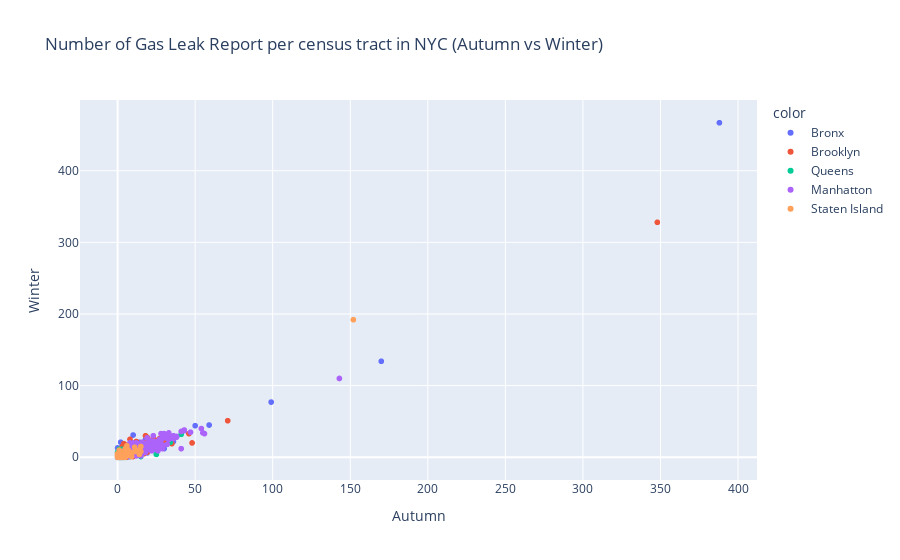

The code cell stored with this chart in its notebook:
### Code cell
px.scatter(Month_data, x="Autumn", y="Winter", color = boro[color],hover_data=['Geoid'],title = 'Number of Gas Leak Report per census tract in NYC (Autumn vs Winter)')

### Figure 1 — Plotly figure (JSON) as saved in the notebook; plotly's stock layout.template omitted (floating-point values rounded to 4 significant figures; data arrays with more than 128 entries replaced by an {"elided": "..."} marker saying what was removed)
{"data": [{"customdata": {"elided": "437x1 int values"}, "hoverlabel": {"namelength": 0}, "hovertemplate": "color=Bronx<br>Autumn=%{x}<br>Winter=%{y}<br>Geoid=%{customdata[0]}", "legendgroup": "Bronx", "marker": {"color": "#636efa", "symbol": "circle"}, "mode": "markers", "name": "Bronx", "showlegend": true, "type": "scattergl", "x": {"elided": "437 int values"}, "xaxis": "x", "y": {"elided": "437 int values"}, "yaxis": "y"}, {"customdata": {"elided": "705x1 int values"}, "hoverlabel": {"namelength": 0}, "hovertemplate": "color=Brooklyn<br>Autumn=%{x}<br>Winter=%{y}<br>Geoid=%{customdata[0]}", "legendgroup": "Brooklyn", "marker": {"color": "#EF553B", "symbol": "circle"}, "mode": "markers", "name": "Brooklyn", "showlegend": true, "type": "scattergl", "x": {"elided": "705 int values"}, "xaxis": "x", "y": {"elided": "705 int values"}, "yaxis": "y"}, {"customdata": {"elided": "514x1 int values"}, "hoverlabel": {"namelength": 0}, "hovertemplate": "color=Queens<br>Autumn=%{x}<br>Winter=%{y}<br>Geoid=%{customdata[0]}", "legendgroup": "Queens", "marker": {"color": "#00cc96", "symbol": "circle"}, "mode": "markers", "name": "Queens", "showlegend": true, "type": "scattergl", "x": {"elided": "514 int values"}, "xaxis": "x", "y": {"elided": "514 int values"}, "yaxis": "y"}, {"customdata": {"elided": "276x1 int values"}, "hoverlabel": {"namelength": 0}, "hovertemplate": "color=Manhatton<br>Autumn=%{x}<br>Winter=%{y}<br>Geoid=%{customdata[0]}", "legendgroup": "Manhatton", "marker": {"color": "#ab63fa", "symbol": "circle"}, "mode": "markers", "name": "Manhatton", "showlegend": true, "type": "scattergl", "x": {"elided": "276 int values"}, "xaxis": "x", "y": {"elided": "276 int values"}, "yaxis": "y"}, {"customdata": [[36085007000], [36085008100], [36085027702], [36085027900], [36085015601], [36085004000], [36085014608], [36085016901], [36085019800], [36085020803], [36085006700], [36085027705], [36085006400], [36085007700], [36085002900], [36085017700], [36085003900], [36085020700], [36085014606], [36085017300], [36085000700], [36085031901], [36085020801], [36085029102], [36085013302], [36085002100], [36085018100], [36085018902], [36085025100], [36085017007], [36085015603], [36085017005], [36085030301], [36085017008], [36085011201], [36085001100], [36085029104], [36085023100], [36085014604], [36085017600], [36085012500], [36085011401], [36085000900], [36085022600], [36085003600], [36085023900], [36085020100], [36085014607], [36085017010], [36085024401], [36085015100], [36085017009], [36085024700], [36085009602], [36085017011], [36085024800], [36085009700], [36085027301], [36085021300], [36085029103], [36085031902], [36085013800], [36085020804], [36085014700], [36085018901], [36085001700], [36085013203], [36085013400], [36085022800], [36085002700], [36085013201], [36085011402], [36085027704], [36085017012], [36085013204], [36085002002], [36085000800], [36085011202], [36085030302], [36085007500], [36085027706], [36085012804], [36085024402], [36085014605], [36085027302], [36085002001], [36085000600], [36085009601], [36085012806], [36085032300], [36085012200], [36085012805], [36085005900], [36085010500], [36085018702], [36085019700], [36085014100], [36085004700], [36085012100], [36085003300], [36085018701], [36085000300], [36085005000], [36085007400], [36085015602], [36085022300]], "hoverlabel": {"namelength": 0}, "hovertemplate": "color=Staten Island<br>Autumn=%{x}<br>Winter=%{y}<br>Geoid=%{customdata[0]}", "legendgroup": "Staten Island", "marker": {"color": "#FFA15A", "symbol": "circle"}, "mode": "markers", "name": "Staten Island", "showlegend": true, "type": "scattergl", "x": [1, 15, 6, 152, 2, 15, 3, 0, 4, 8, 5, 3, 5, 5, 11, 7, 1, 14, 4, 11, 2, 9, 7, 3, 7, 13, 6, 5, 0, 2, 3, 4, 7, 4, 0, 4, 9, 2, 5, 1, 2, 4, 7, 5, 2, 2, 5, 5, 6, 5, 3, 2, 4, 3, 1, 5, 1, 1, 1, 6, 6, 6, 3, 0, 3, 0, 1, 0, 2, 1, 4, 2, 3, 3, 1, 3, 4, 4, 3, 2, 1, 4, 2, 5, 1, 2, 6, 3, 0, 0, 2, 0, 0, 1, 0, 5, 1, 1, 1, 1, 2, 1, 0, 0, 0, 0], "xaxis": "x", "y": [5, 8, 8, 192, 8, 15, 3, 3, 3, 6, 6, 2, 7, 7, 14, 10, 7, 4, 8, 8, 4, 6, 7, 4, 3, 9, 7, 3, 5, 5, 4, 4, 6, 4, 1, 6, 1, 6, 6, 5, 2, 8, 5, 12, 2, 1, 3, 2, 8, 3, 1, 5, 4, 4, 2, 5, 2, 1, 4, 2, 7, 16, 3, 5, 1, 4, 10, 4, 3, 0, 1, 1, 3, 0, 0, 2, 3, 5, 1, 0, 1, 1, 1, 2, 2, 3, 5, 1, 4, 0, 2, 2, 1, 4, 4, 0, 0, 1, 1, 0, 0, 0, 3, 2, 1, 1], "yaxis": "y"}], "layout": {"legend": {"title": {"text": "color"}, "tracegroupgap": 0}, "title": {"text": "Number of Gas Leak Report per census tract in NYC (Autumn vs Winter)"}, "xaxis": {"anchor": "y", "domain": [0, 1], "title": {"text": "Autumn"}}, "yaxis": {"anchor": "x", "domain": [0, 1], "title": {"text": "Winter"}}}}
